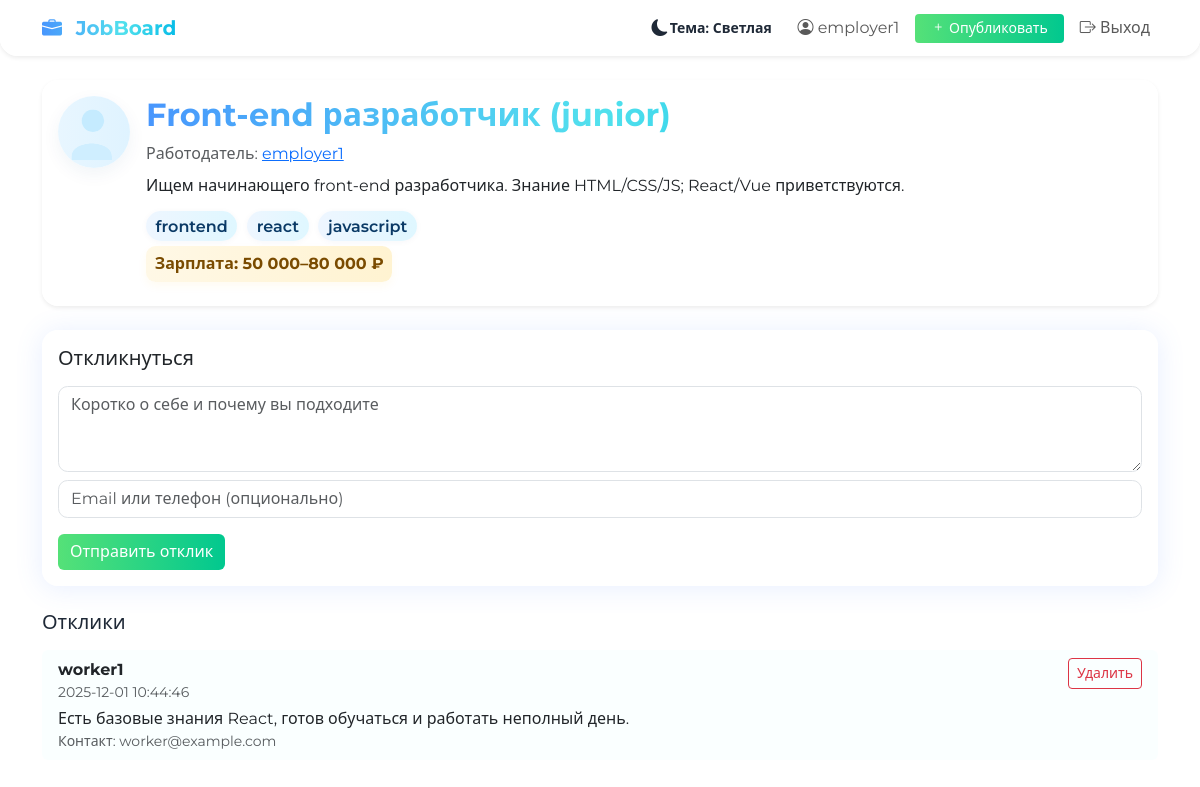
Page /job/3 (signed in) on the committed database.
### tables this page shows
CREATE TABLE users (
    id INTEGER PRIMARY KEY AUTOINCREMENT,
    username TEXT UNIQUE NOT NULL,
    password TEXT NOT NULL,
    is_employer INTEGER DEFAULT 0,
    email TEXT,
    avatar TEXT,
    about TEXT
);

CREATE TABLE jobs (
    id INTEGER PRIMARY KEY AUTOINCREMENT,
    author_id INTEGER,
    title TEXT NOT NULL,
    description TEXT NOT NULL,
    tags TEXT,
    salary TEXT,
    created TIMESTAMP DEFAULT CURRENT_TIMESTAMP,
    FOREIGN KEY (author_id) REFERENCES users(id)
);

CREATE TABLE responses (
    id INTEGER PRIMARY KEY AUTOINCREMENT,
    job_id INTEGER,
    user_id INTEGER,
    text TEXT,
    contact TEXT,
    created TIMESTAMP DEFAULT CURRENT_TIMESTAMP,
    FOREIGN KEY (job_id) REFERENCES jobs(id),
    FOREIGN KEY (user_id) REFERENCES users(id)
);

### app.py (the view)
@app.route('/job/<int:job_id>', methods=['GET'])
def job_detail(job_id):
    job = query_db("SELECT jobs.*, users.username AS author, users.avatar AS author_avatar, users.id AS author_id "
                   "FROM jobs LEFT JOIN users ON jobs.author_id = users.id WHERE jobs.id = ?", (job_id,), one=True)
    if not job:
        abort(404)
    responses = query_db("SELECT responses.*, users.username as user_name FROM responses LEFT JOIN users ON responses.user_id = users.id WHERE job_id = ? ORDER BY responses.created DESC", (job_id,))
    return render_template('job_detail.html', job=job, responses=responses)

### app.py (called while the page is built)
def get_db():
    db = getattr(g, '_database', None)
    if db is None:
        db = g._database = sqlite3.connect(app.config['DATABASE'])
        db.row_factory = sqlite3.Row
    return db

@app.teardown_appcontext
def close_connection(exception):
    db = getattr(g, '_database', None)
    if db is not None:
        db.close()

def query_db(query, args=(), one=False):
    cur = get_db().execute(query, args)
    rv = cur.fetchall()
    cur.close()
    return (rv[0] if rv else None) if one else rv

def current_user():
    if 'user_id' in session:
        return query_db('SELECT * FROM users WHERE id = ?', (session['user_id'],), one=True)
    return None

@app.context_processor
def inject_user():
    return {'user': current_user()}

### templates/job_detail.html (shortened to what this page needs)
{% extends 'base.html' %}
{% block content %}
<div class="card shadow-sm bg-glass mb-4">
  <div class="card-body">
    <div class="d-flex align-items-start">
      <div class="me-3">
        <img src="{{ job['author_avatar'] or url_for('static', filename='avatar-default.svg') }}" alt="avatar" width="72" class="rounded-circle avatar-img">
      </div>
      <div>
        <h2 class="text-gradient">{{ job['title'] }}</h2>
        <div class="text-muted mb-2">Работодатель: <a href="{{ url_for('profile', username=job['author']) }}">{{ job['author'] or 'Аноним' }}</a></div>
        <p class="fs-6">{{ job['description'] }}</p>
        {% if job['tags'] %}
          <div class="mb-2">
            {% for t in job['tags'].split(',') %}
              <span class="badge-job">{{ t.strip() }}</span>
            {% endfor %}
          </div>
        {% endif %}
        {% if job['salary'] %}<div class="mb-2"><span class="salary-pill">Зарплата: {{ job['salary'] }}</span></div>{% endif %}
      </div>
    </div>
  </div>
</div>
{% if user %}
<div class="card mb-4 bg-glass">
  <div class="card-body">
    <form method="post" action="{{ url_for('respond', job_id=job['id']) }}">
      <h5 class="mb-3">Откликнуться</h5>
      <textarea name="text" class="form-control mb-2" rows="3" placeholder="Коротко о себе и почему вы подходите" required></textarea>
      <input name="contact" class="form-control mb-3" placeholder="Email или телефон (опционально)">
      <button class="btn btn-success">Отправить отклик</button>
    </form>
  </div>
</div>
{% else %}
  <div class="alert alert-info">Войдите, чтобы откликнуться на вакансию.</div>
{% endif %}
{% if responses %}
  <h5 class="mb-3">Отклики</h5>
  <ul class="list-group">
    {% for r in responses %}
      <li class="list-group-item d-flex justify-content-between align-items-start">
        <div>
          <strong>{{ r['user_name'] or 'Аноним' }}</strong>
          <div class="small text-muted">{{ r['created'] }}</div>
          <div class="mt-1">{{ r['text'] }}</div>
          {% if r['contact'] %}<div class="small text-muted">Контакт: {{ r['contact'] }}</div>{% endif %}
        </div>
        <div class="ms-3">
          {% if user and (user['id']==r['user_id'] or user['id']==job['author_id']) %}
            <form method="post" action="{{ url_for('del_response', resp_id=r['id']) }}" onsubmit="return confirm('Удалить отклик?')">
              <button class="btn btn-sm btn-outline-danger">Удалить</button>
            </form>
          {% endif %}
        </div>
      </li>
    {% endfor %}
  </ul>
{% endif %}
{% endblock %}

### templates/base.html (shortened to what this page needs)
<!DOCTYPE html>
<html lang="ru">
<head>
    <link href="https://cdn.jsdelivr.net/npm/bootstrap@5.3.2/dist/css/bootstrap.min.css" rel="stylesheet">
    <link href="https://cdn.jsdelivr.net/npm/bootstrap-icons@1.11.1/font/bootstrap-icons.css" rel="stylesheet">
    <link href="https://cdnjs.cloudflare.com/ajax/libs/animate.css/4.1.1/animate.min.css" rel="stylesheet">
    <link href="{{ url_for('static', filename='style.css') }}" rel="stylesheet">
</head>
<body class="gradient-bg">
<nav class="navbar navbar-expand-lg bg-glass shadow-sm mb-4">
    <div class="container">
        <a class="navbar-brand fw-bold text-gradient" href="{{ url_for('index') }}"><i class="bi bi-briefcase-fill me-2"></i> JobBoard</a>
        <div class="collapse navbar-collapse" id="navMenu">
            <ul class="navbar-nav ms-auto align-items-center">
                <li class="nav-item me-2 d-flex align-items-center">
                    <button id="theme-toggle" class="btn theme-toggle-btn d-flex align-items-center" title="Переключить тему" aria-label="Toggle theme">
                        <i id="theme-toggle-icon" class="bi bi-moon-fill me-2"></i>
                        <span id="theme-toggle-label" class="small">Тема: Светлая</span>
                    </button>
                </li>
                {% if user %}
                    <li class="nav-item me-2"><a class="nav-link" href="{{ url_for('profile', username=user['username']) }}"><i class="bi bi-person-circle"></i> {{ user['username'] }}</a></li>
                    {% if user['is_employer'] %}
                        <li class="nav-item me-2"><a class="btn btn-success btn-sm px-3" href="{{ url_for('add_job') }}"><i class="bi bi-plus"></i> Опубликовать</a></li>
                    {% endif %}
                    <li class="nav-item"><a class="nav-link" href="{{ url_for('logout') }}"><i class="bi bi-box-arrow-right"></i> Выход</a></li>
                {% else %}
                    <li class="nav-item"><a class="nav-link" href="{{ url_for('login') }}"><i class="bi bi-box-arrow-in-right"></i> Вход</a></li>
                    <li class="nav-item"><a class="nav-link" href="{{ url_for('register') }}"><i class="bi bi-person-plus"></i> Регистрация</a></li>
                {% endif %}
            </ul>
        </div>
    </div>
</nav>
<div class="container pb-5">
    {% block content %}{% endblock %}
</div>
</body>
</html>

### static/style.css (style rules this page uses)
:root { --bg-gradient-1: #438cff; --bg-gradient-2: #37bbff; --bg-gradient-3: #e0f4ff; --text-default: #1f2937; --glass-bg: rgba(255,255,255,0.96); --card-radius: 1.1rem; --card-shadow: 0 2px 28px rgba(86,132,255,0.14); --primary-1: #4896fd; --primary-2: #52e1ed; --accent: #07bce7; --success-1: #55e178; --success-2: #01c88f; }
body { font-family: 'Montserrat', 'Segoe UI', Arial, sans-serif; background: linear-gradient(120deg,var(--bg-gradient-1) 0%, var(--bg-gradient-2) 60%, var(--bg-gradient-3) 100%); min-height: 100vh; color: var(--text-default); }
.gradient-bg { background: none !important; }
.bg-glass { background: var(--glass-bg) !important; border-radius: var(--card-radius); box-shadow: var(--card-shadow); backdrop-filter: blur(4px); }
.navbar { border-radius: 0 0 1.1rem 1.1rem; margin-bottom: 1.5rem; }
.card { border: none; border-radius: 1rem; }
.text-gradient { background: linear-gradient(90deg,var(--primary-1),var(--primary-2) 60%,var(--accent) 100%); -webkit-background-clip: text; background-clip: text; color: transparent; font-weight: 700; }
input.form-control, textarea.form-control { border-radius: .6rem; }
.btn-success { background: linear-gradient(90deg,var(--success-1),var(--success-2)); border: none; }
.list-group-item { background: rgba(250,255,255,0.95); border: none; }
.badge-job { background: linear-gradient(90deg,#eef6ff,#dff7ff); color: #0b3a66; border-radius: 999px; padding: .35rem .6rem; font-weight: 600; box-shadow: 0 1px 6px rgba(5,45,90,0.04); margin-right: .35rem; }
.salary-pill { display:inline-block; background: linear-gradient(90deg,#fff8e6,#fff3d1); color:#7a4b00; padding:.35rem .55rem; border-radius: .6rem; font-weight:700; box-shadow: 0 4px 10px rgba(250,180,20,0.06); }
.card { transition: transform .22s ease, box-shadow .22s ease; }
.badge-job { transition: transform .18s ease, box-shadow .18s ease, opacity .18s ease; cursor:default; }
img.avatar-img { width:72px; height:72px; object-fit:cover; transition: transform .18s ease, box-shadow .18s ease; box-shadow: 0 6px 18px rgba(7,62,120,0.06); }
.theme-toggle-btn { border: none; background: transparent; color: inherit; }
.theme-toggle-btn .bi { font-size: 1.05rem; vertical-align: middle; }
.theme-toggle-btn { padding: .25rem .6rem; border-radius: .6rem; background: rgba(255,255,255,0.04); }
#theme-toggle-icon { transition: transform .35s ease; display:inline-block; }
.theme-toggle-btn .small { font-weight:600; margin-left: .1rem; }

### rows in the picture
users: username "employer1"
jobs: description "Ищем начинающего front-end разработчика. Знание HTML/CSS/JS; React/Vue приветствуются.", salary "50 000–80 000 ₽"
responses: username "worker1", created "2025-12-01 10:44:46", text "Есть базовые знания React, готов обучаться и работать неполный день.", contact "worker@example.com"

### other values in the picture
{{ t.strip() }} "frontend" "react" "javascript"
